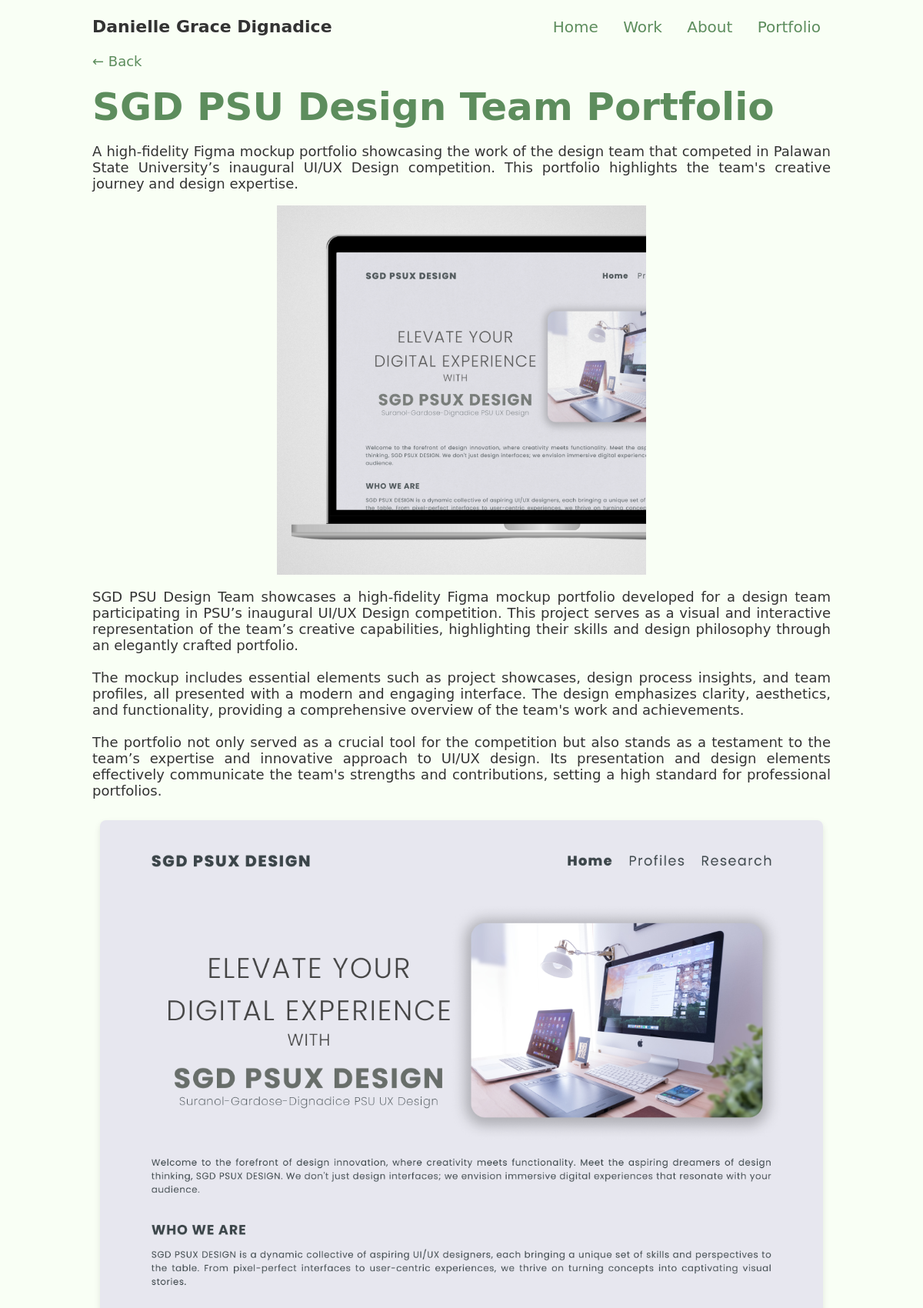
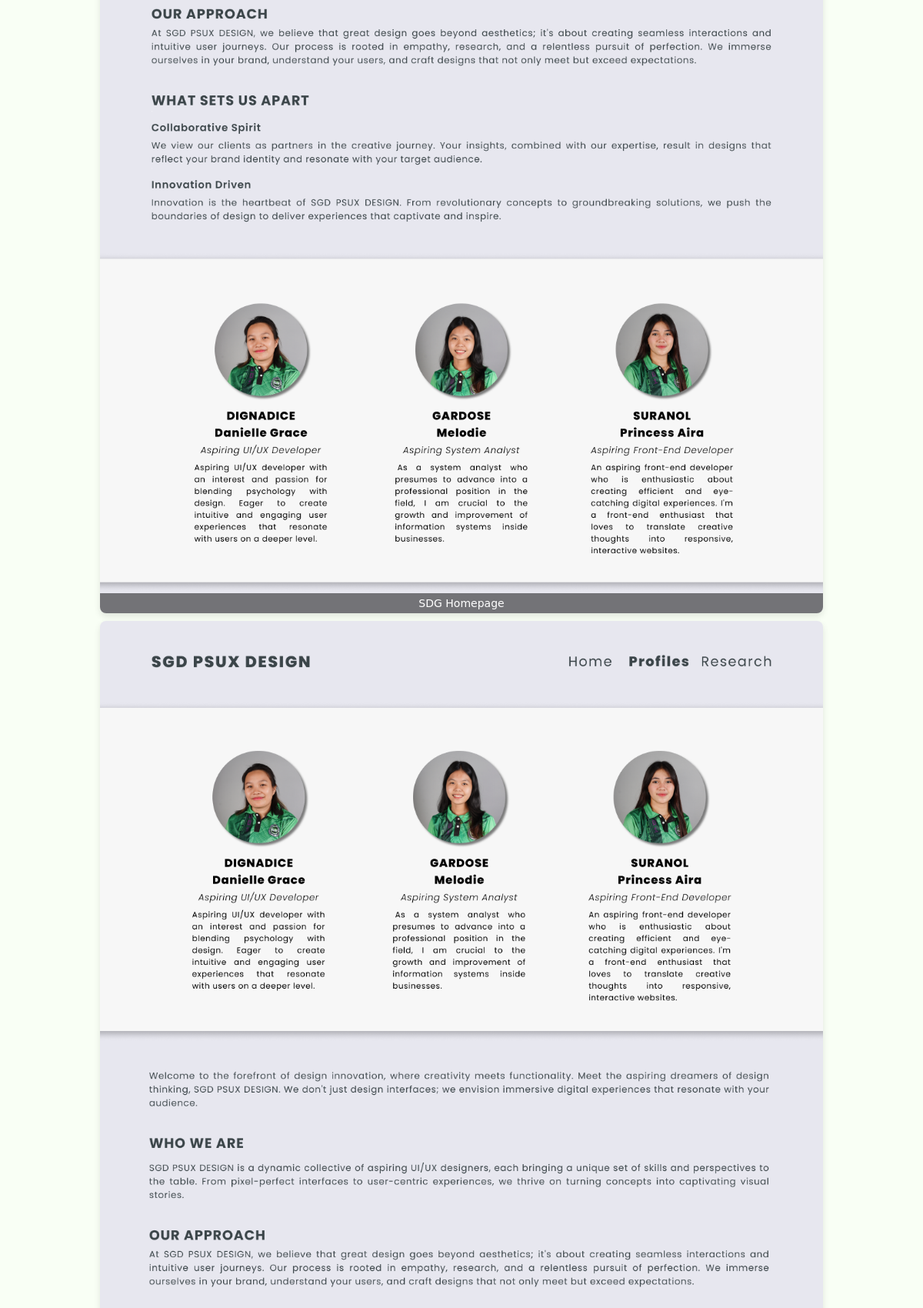
The app's page /project/5/ (upper part) with its own data (2 pictures, top to bottom).
### resume_app/models.py (models this page shows, shortened)
class Project(models.Model):
    title = models.CharField(max_length=200)
    description = models.TextField()
    project_url = models.URLField(max_length=200)
    image = models.ImageField(upload_to='project_images/')
    extended_description = models.TextField(blank=True, null=True)
    additional_images = models.ManyToManyField('ProjectImage', related_name='projects', blank=True)

class ProjectImage(models.Model):
    image = models.ImageField(upload_to='projects_images/')
    caption = models.CharField(max_length=200, blank=True, null=True)

### resume_app/views.py (the view)
# urls.py: path('project/<int:pk>/', views.project_detail, name='project_detail'),
def project_detail(request, pk):
    project = get_object_or_404(Project, pk=pk)
    return render(request, 'resume_app/project_detail.html', {'project': project})

### resume_app/templates/resume_app/project_detail.html (shortened to what this page needs)
{% extends 'resume_app/base.html' %}
{% block content %}
<div class="project-detail">
    <div class="back-button">
        <a href="javascript:history.back()">
            ← Back
        </a>
    </div>
    <h1 class="subtitle">{{ project.title }}</h1>
    <p>{{ project.description }}</p>
    <div class="details-main-image">
        <img src="{{ project.image.url }}" alt="{{ project.title }}">
    </div>
    <p>{{ project.extended_description |linebreaksbr }}</p>
    <div class="project-gallery">
        {% for image in project.additional_images.all %}
        <div class="gallery-item">
            <img src="{{ image.image.url }}" alt="{{ image.caption }}">
            {% if image.caption %}
            <p>{{ image.caption }}</p>
            {% endif %}
        </div>
        {% endfor %}
    </div>
</div>
{% endblock %}

### resume_app/static/resume_app/styles.css (style rules this page uses)
body { font-family: Seravek, 'Gill Sans Nova', Ubuntu, Calibri, 'DejaVu Sans', source-sans-pro, sans-serif; font-weight: normal; margin: 0; padding-left: 10%; padding-right:10%; background-color: #f9fff5; color: #333; padding-bottom: 5%; }
.subtitle { font-size: 50px; color: #5d8d5d; margin-top: 0px; margin-bottom: 0px; }
.back-button { margin-bottom: 20px; }
a { text-decoration: none; color: inherit; }
.back-button a { text-decoration: none; color: #5d8d5d; font-size: 18px; }
.project-detail p { font-size: 18px; text-align: justify; }
.details-main-image img { max-width: 40vw; height: auto; }
.details-main-image { display: flex; justify-content: center; }
.project-gallery { display: grid; grid-template-columns: repeat(auto-fill, minmax(500px, 1fr)); gap: 10px; padding: 10px; }
.gallery-item { position: relative; overflow: hidden; border-radius: 8px; box-shadow: 0 4px 8px rgba(0, 0, 0, 0.1); }
.gallery-item img { width: 100%; height: auto; display: block; object-fit: cover; }
.gallery-item p { position: absolute; bottom: 0; left: 0; right: 0; background: rgba(0, 0, 0, 0.5); color: #fff; text-align: center; padding: 5px; margin: 0; font-size: 14px; }

### records on screen
Project: title "SGD PSU Design Team Portfolio", description "A high-fidelity Figma mockup portfolio showcasing the work of the design team that competed in Palawan State University’s inaugural UI/UX Design competition. This portfolio highlights the team's creative journey and design expertise.", image (picture), extended_description "SGD PSU Design Team showcases a high-fidelity Figma mockup portfolio developed for a design team participating in PSU’s inaugural UI/UX Design competition. This project serves as a visual and interactive representation of the team’s creative capabilities, highlighting their skills and design philosophy through an elegantly crafted portfolio. The mockup includes essential elements such as project showcases, design process insights, and team profiles, all presented with a modern and engaging interface. The design emphasizes clarity, aesthetics, and functionality, providing a comprehensive overview of the team's work and achievements. The portfolio not only served as a crucial tool for the…"
ProjectImage: image (picture), caption "SDG Homepage"
ProjectImage: image (picture)
